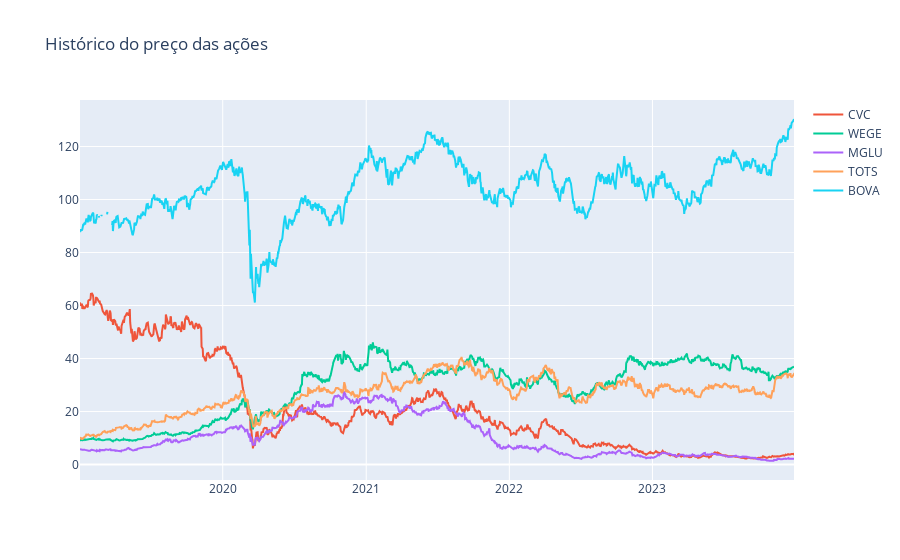

The code cell stored with this chart in its notebook:
### Code cell
figura = px.line(title = 'Histórico do preço das ações')
for i in df.columns[1:]:
    figura.add_scatter(x=df.index, y=df[i], name=i)
figura.show()

### Figure 1 — Plotly figure (JSON) as saved in the notebook; plotly's stock layout.template omitted (floating-point values rounded to 4 significant figures; data arrays with more than 128 entries replaced by an {"elided": "..."} marker saying what was removed)
{"data": [{"hovertemplate": "<extra></extra>", "legendgroup": "", "line": {"color": "#636efa", "dash": "solid"}, "marker": {"symbol": "circle"}, "mode": "lines", "name": "", "orientation": "v", "showlegend": false, "type": "scatter", "xaxis": "x", "yaxis": "y"}, {"name": "CVC", "type": "scatter", "x": {"elided": "1241 str values"}, "y": {"elided": "1241 float values"}}, {"name": "WEGE", "type": "scatter", "x": {"elided": "1241 str values"}, "y": {"elided": "1241 float values"}}, {"name": "MGLU", "type": "scatter", "x": {"elided": "1241 str values"}, "y": {"elided": "1241 float values"}}, {"name": "TOTS", "type": "scatter", "x": {"elided": "1241 str values"}, "y": {"elided": "1241 float values"}}, {"name": "BOVA", "type": "scatter", "x": {"elided": "1241 str values"}, "y": {"elided": "1241 float values"}}], "layout": {"legend": {"tracegroupgap": 0}, "title": {"text": "Histórico do preço das ações"}, "xaxis": {"anchor": "y", "domain": [0, 1]}, "yaxis": {"anchor": "x", "domain": [0, 1]}}}
